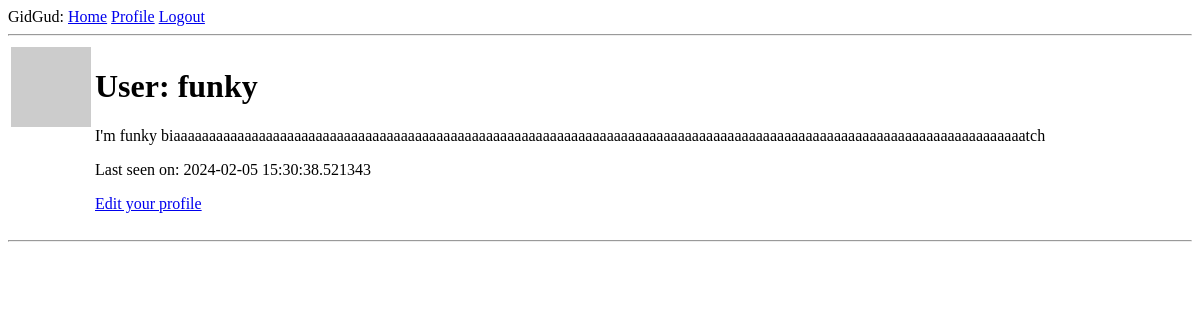
/user/funky (signed in), run on an earlier commit of the app's database.
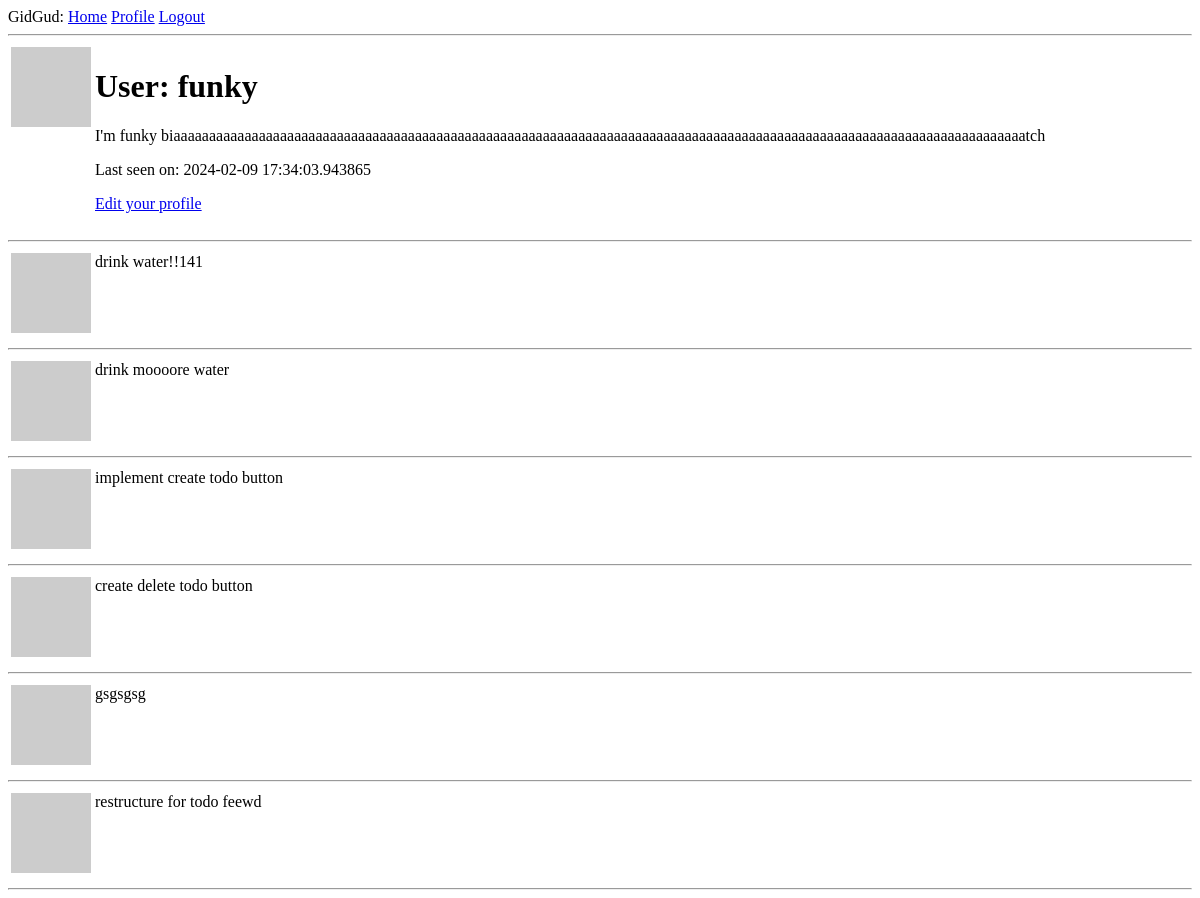
And on a later commit of the database.
### app/models.py (models this page shows, shortened)
class User(UserMixin, db.Model):
    id: so.Mapped[int] = so.mapped_column(primary_key=True)
    username: so.Mapped[str] = so.mapped_column(sa.String(64), index=True, unique=True)
    email: so.Mapped[str] = so.mapped_column(sa.String(120), index=True, unique=True)
    password_hash: so.Mapped[Optional[str]] = so.mapped_column(sa.String(256))
    todos: so.WriteOnlyMapped['ToDo'] = so.relationship(back_populates='author')
    about_me: so.Mapped[Optional[str]] = so.mapped_column(sa.String(140))
    last_seen: so.Mapped[Optional[datetime]] = so.mapped_column(
        default=lambda: datetime.now(timezone.utc))
    def avatar(self, size):
        digest = md5(self.email.lower().encode('utf-8')).hexdigest()
        return f'https://www.gravatar.com/avatar/{digest}?d=identicon&s={size}'

class ToDo(db.Model):
    id: so.Mapped[int] = so.mapped_column(primary_key=True)
    body: so.Mapped[str] = so.mapped_column(sa.String(140))
    timestamp: so.Mapped[datetime] = so.mapped_column(index=True, default=lambda: datetime.now(timezone.utc))
    user_id: so.Mapped[int] = so.mapped_column(sa.ForeignKey(User.id), index=True)
    recurrence: so.Mapped[bool] = so.mapped_column(sa.Boolean(), default=False)
    recurrence_rhythm: so.Mapped[int] = so.mapped_column(sa.Integer(), default=0)
    completed: so.Mapped[bool] = so.mapped_column(sa.Boolean(), default=False)
    author: so.Mapped[User] = so.relationship(back_populates='todos')

### app/routes.py (the view)
@app.route('/user/<username>')
@login_required
def user(username):
    user = db.first_or_404(sa.select(User).where(User.username == username))
    todos = todos = db.session.scalars(sa.select(ToDo).where(current_user == ToDo.author and ToDo.completed == False))
    return render_template('user.html', user=user, todos=todos)

### app/models.py (called while the page is built)
@login.user_loader
def load_user(id):
    return db.session.get(User, int(id))

### app/routes.py (called while the page is built)
@app.before_request
def before_request():
    if current_user.is_authenticated:
        current_user.last_seen = datetime.now(timezone.utc)
        db.session.commit()

### app/templates/user.html
{% extends "base.html" %}
{% block content %}
    <table>
        <tr valign="top">
            <td><img src="{{ user.avatar(128) }}"></td>
            <td>
                <h1>User: {{ user.username }}</h1>
                {% if user.about_me %}<p>{{ user.about_me }}</p>{% endif %}
                {% if user.last_seen %}<p>Last seen on: {{ user.last_seen }}</p>{% endif %}
                {% if user == current_user %}
                    <p><a href="{{ url_for('edit_profile') }}">Edit your profile</a></p>
                {% endif %}
            </td>
        </tr>
    </table>
    <hr>
    {% for todo in todos %}
        {% include '_todo.html' %}
    {% endfor %}
{% endblock %}

### app/templates/_todo.html
<table>
    <tr valign="top">
        <td><img src="{{ todo.author.avatar(36) }}"></td>
        <td>{{ todo.body }}</td>
    </tr>
</table>
<hr>

What changed in the data, as far as the page shows it:
changed User "funky": last_seen "2024-02-05 15:30:38.521343" → "2024-02-09 17:34:03.943865"
added ToDo: body "drink water!!141"
added ToDo: body "drink moooore water"
added ToDo: body "implement create todo button"
added ToDo: body "create delete todo button"
added ToDo: body "gsgsgsg"
added ToDo: body "restructure for todo feewd"
